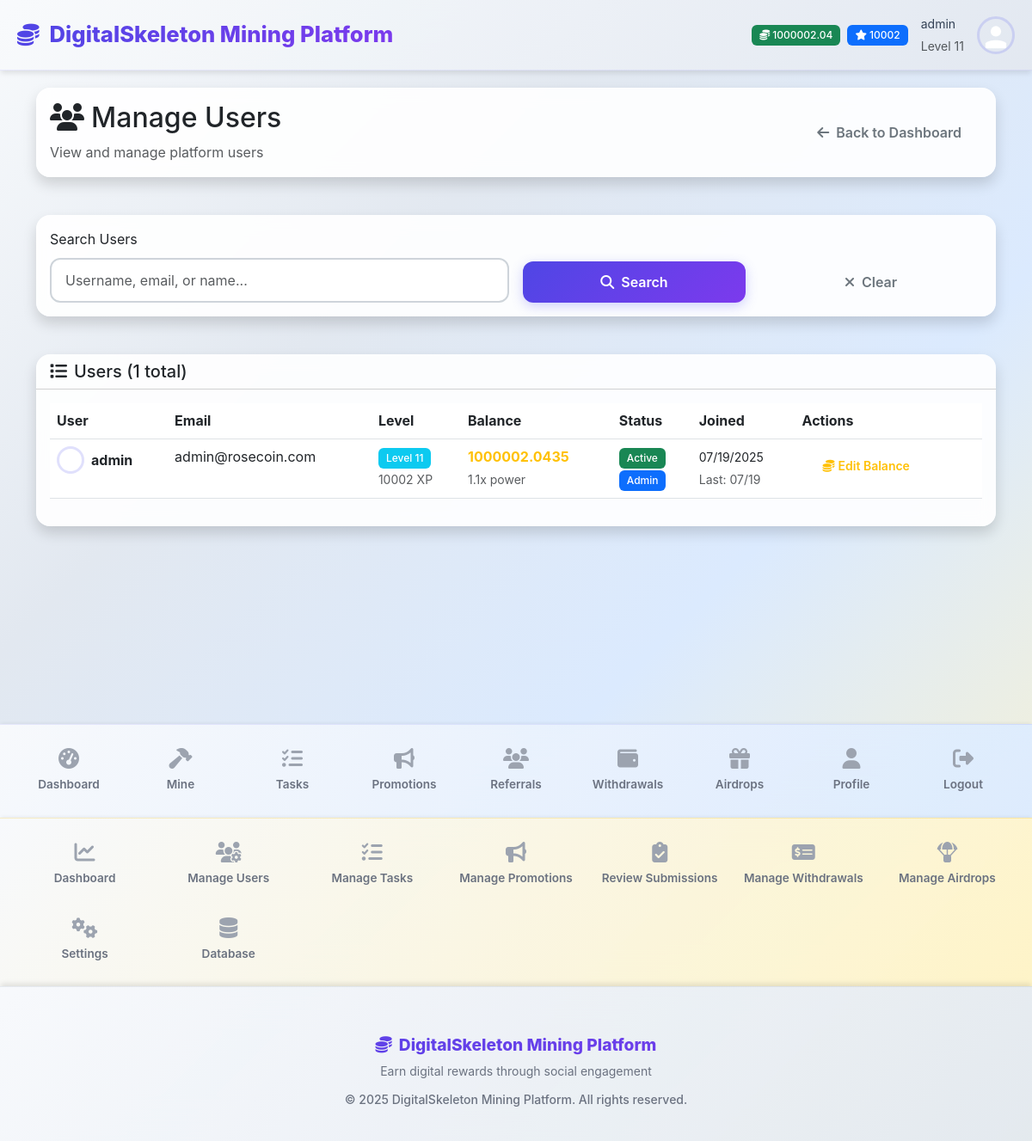
/admin/users (signed in), run on an earlier commit of the app's database.
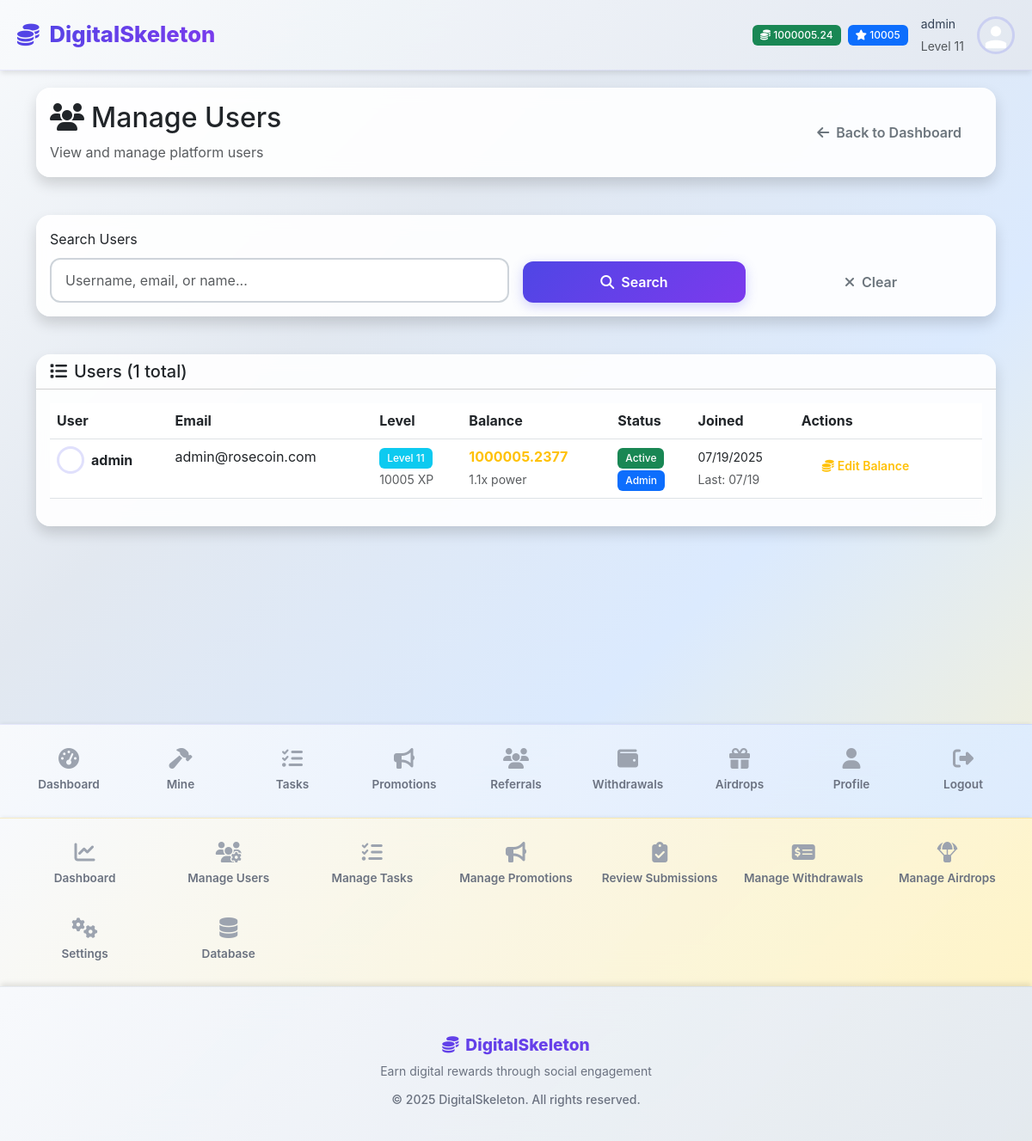
And on a later commit of the database.
### models/settings.py (models this page shows, shortened)
class AppSettings(db.Model):
    id = db.Column(db.Integer, primary_key=True)
    app_name = db.Column(db.String(100), default='DigitalSkeletonCoin (DSC) Mining Platform')
    app_description = db.Column(db.Text, default='A gamified cryptocurrency mining platform')
    app_logo = db.Column(db.String(200))  # URL or path to logo
    primary_color = db.Column(db.String(7), default='#0d6efd')  # Bootstrap primary
    secondary_color = db.Column(db.String(7), default='#6c757d')  # Bootstrap secondary
    success_color = db.Column(db.String(7), default='#198754')  # Bootstrap success
    warning_color = db.Column(db.String(7), default='#ffc107')  # Bootstrap warning
    danger_color = db.Column(db.String(7), default='#dc3545')  # Bootstrap danger
    smtp_server = db.Column(db.String(100))
    smtp_port = db.Column(db.Integer, default=587)
    smtp_username = db.Column(db.String(100))
    smtp_password = db.Column(db.String(200))
    smtp_use_tls = db.Column(db.Boolean, default=True)
    smtp_from_email = db.Column(db.String(100))
    smtp_from_name = db.Column(db.String(100))
    contact_email = db.Column(db.String(100))
    support_email = db.Column(db.String(100))
    twitter_url = db.Column(db.String(200))
    telegram_url = db.Column(db.String(200))
    discord_url = db.Column(db.String(200))
    maintenance_mode = db.Column(db.Boolean, default=False)
    maintenance_message = db.Column(db.Text)
    max_upload_size = db.Column(db.Integer, default=5)  # MB
    session_timeout = db.Column(db.Integer, default=30)  # days
    updated_by = db.Column(db.Integer, db.ForeignKey('user.id'))
    updated_at = db.Column(db.DateTime, default=datetime.utcnow, onupdate=datetime.utcnow)
    @classmethod
    def get_settings(cls):
        settings = cls.query.first()
        if not settings:
            settings = cls()
            db.session.add(settings)
            db.session.commit()
        return settings

### models/user.py (models this page shows, shortened)
class User(UserMixin, db.Model):
    id = db.Column(db.Integer, primary_key=True)
    username = db.Column(db.String(64), unique=True, nullable=False)
    email = db.Column(db.String(120), unique=True, nullable=False)
    password_hash = db.Column(db.String(256))
    first_name = db.Column(db.String(64))
    last_name = db.Column(db.String(64))
    balance = db.Column(db.Float, default=0.0)
    xp = db.Column(db.Integer, default=0)
    level = db.Column(db.Integer, default=1)
    mining_power = db.Column(db.Float, default=1.0)
    is_active = db.Column(db.Boolean, default=True)
    is_admin = db.Column(db.Boolean, default=False)
    email_verified = db.Column(db.Boolean, default=True)  # Auto-verified, no verification needed
    created_at = db.Column(db.DateTime, default=datetime.utcnow)
    last_login = db.Column(db.DateTime)
    last_mining = db.Column(db.DateTime)
    daily_mission_date = db.Column(db.Date)
    daily_missions_completed = db.Column(db.Integer, default=0)
    referral_code = db.Column(db.String(16), unique=True)
    referred_by = db.Column(db.Integer, db.ForeignKey('user.id'))
    wallet_address = db.Column(db.String(200))
    wallet_type = db.Column(db.String(50))  # 'paypal', 'bank', 'crypto'
    profile_image = db.Column(db.String(255))  # path to profile image
    mining_sessions = db.relationship('MiningSession', backref='user', lazy='dynamic')
    task_completions = db.relationship('TaskCompletion', foreign_keys='TaskCompletion.user_id', backref='user', lazy='dynamic')
    task_reviews = db.relationship('TaskCompletion', foreign_keys='TaskCompletion.reviewed_by', backref='task_reviewer', lazy='dynamic')
    withdrawals = db.relationship('Withdrawal', foreign_keys='Withdrawal.user_id', backref='user', lazy='dynamic')
    withdrawal_reviews = db.relationship('Withdrawal', foreign_keys='Withdrawal.reviewed_by', backref='withdrawal_reviewer', lazy='dynamic')
    airdrop_participations = db.relationship('AirdropParticipation', backref='user', lazy='dynamic')
    def get_profile_image_url(self):
        if self.profile_image:
            if self.profile_image.startswith('default-avatar-'):
                return f"/static/images/{self.profile_image}"
            else:
                return f"/static/uploads/profiles/{self.profile_image}"
        return "/static/images/default-avatar.svg"
    @property
    def profile_image_url(self):
        return self.get_profile_image_url()
    @property
    def avatar_url(self):
        return self.get_profile_image_url()

### core/admin.py (the view, shortened to what this page needs)
@admin_bp.route('/users')
@login_required
@admin_required
def users():
    page = request.args.get('page', 1, type=int)
    search = request.args.get('search', '')
    query = User.query
    users = query.order_by(User.created_at.desc()).paginate(
        page=page, per_page=20, error_out=False
    )
    return render_template('admin/users.html', users=users, search=search)

### app.py (called while the page is built, shortened)
@login_manager.user_loader
def load_user(user_id):
    from models.user import User
    return User.query.get(int(user_id))

@app.before_request
def check_maintenance_mode():
    from flask import current_app
    from models.settings import AppSettings
    if request.endpoint and request.endpoint.startswith('static'):
        return
    if request.endpoint in ['auth.login', 'auth.logout']:
        return
    if request.endpoint and request.endpoint.startswith('admin.') and current_user.is_authenticated and current_user.is_admin:
        return

@app.context_processor
def inject_app_settings():
    from models.settings import AppSettings
    return dict(app_settings=AppSettings.get_settings())

### core/admin.py (called while the page is built)
def admin_required(f):
    @wraps(f)
    def decorated_function(*args, **kwargs):
        if not current_user.is_authenticated or not current_user.is_admin:
            flash('Access denied. Admin privileges required.', 'error')
            return redirect(url_for('index'))
        return f(*args, **kwargs)
    return decorated_function

### templates/admin/users.html (shortened to what the changed rows need)
{% extends "base.html" %}
{% block content %}
<div class="container">
    <div class="row mb-4">
        <div class="col-12">
            <div class="card border-0 shadow">
                <div class="card-body">
                    <div class="d-flex justify-content-between align-items-center">
                        <div>
                            <h2><i class="fas fa-users me-2"></i>Manage Users</h2>
                        </div>
                    </div>
                </div>
            </div>
        </div>
    </div>
    <div class="row">
        <div class="col-12">
            <div class="card border-0 shadow">
                <div class="card-body">
                    {% if users.items %}
                    <div class="table-responsive">
                        <table class="table table-hover">
                            <thead>
                                <tr>
                                    <th>User</th>
                                    <th>Email</th>
                                    <th>Level</th>
                                    <th>Balance</th>
                                    <th>Status</th>
                                    <th>Joined</th>
                                    <th>Actions</th>
                                </tr>
                            </thead>
                            <tbody>
                                {% for user in users.items %}
                                <tr>
                                    <td>
                                        <div class="d-flex align-items-center">
                                            <img src="{{ user.avatar_url }}" alt="Avatar" class="rounded-circle me-2" width="32" height="32">
                                            <div>
                                                <strong>{{ user.username }}</strong>
                                            </div>
                                        </div>
                                    </td>
                                    <td>{{ user.email }}</td>
                                    <td>
                                        <span class="badge bg-info">Level {{ user.level }}</span>
                                        <br><small class="text-muted">{{ user.xp }} XP</small>
                                    </td>
                                    <td>
                                        <strong class="text-warning">{{ "%.4f"|format(user.balance) }}</strong>
                                        <br><small class="text-muted">{{ "%.1f"|format(user.mining_power) }}x power</small>
                                    </td>
                                    <td>
                                        {% if user.is_active %}
                                        <span class="badge bg-success">Active</span>
                                        {% else %}
                                        <span class="badge bg-danger">Inactive</span>
                                        {% endif %}
                                        {% if user.is_admin %}
                                        <br><span class="badge bg-primary">Admin</span>
                                        {% endif %}
                                    </td>
                                    <td>
                                        <small>{{ user.created_at.strftime('%m/%d/%Y') }}</small>
                                        {% if user.last_login %}
                                        <br><small class="text-muted">Last: {{ user.last_login.strftime('%m/%d') }}</small>
                                        {% endif %}
                                    </td>
                                    <td>
                                        <div class="btn-group-vertical btn-group-sm" role="group">
                                            <button type="button" class="btn btn-outline-warning btn-sm"
                                                    data-bs-toggle="modal" data-bs-target="#editBalanceModal"
                                                    onclick="setEditBalance({{ user.id }}, '{{ user.username }}', {{ user.balance }})">
                                                <i class="fas fa-coins me-1"></i>Edit Balance
                                            </button>
                                        </div>
                                    </td>
                                </tr>
                                {% endfor %}
                            </tbody>
                        </table>
                    </div>
                    {% else %}
                    <div class="text-center py-5">
                        <i class="fas fa-users text-muted mb-3" style="font-size: 3rem;"></i>
                        <h5>No Users Found</h5>
                        <p class="text-muted">No users match your search criteria.</p>
                    </div>
                    {% endif %}
                </div>
            </div>
        </div>
    </div>
</div>
{% endblock %}

### templates/base.html (shortened to what the changed rows need)
<!DOCTYPE html>
<html lang="en" data-bs-theme="light">
<head>
    <link href="https://cdn.jsdelivr.net/npm/bootstrap@5.3.0/dist/css/bootstrap.min.css" rel="stylesheet">
    <link rel="stylesheet" href="https://cdnjs.cloudflare.com/ajax/libs/font-awesome/6.4.0/css/all.min.css">
    <link rel="stylesheet" href="{{ url_for('static', filename='css/style.css') }}">
</head>
<body>
    <header class="app-header">
        <a href="{{ url_for('index') }}" class="brand">
            <i class="fas fa-coins"></i>
            {{ app_settings.app_name }}
        </a>
        {% if current_user.is_authenticated %}
        <div class="user-info">
            <div class="d-flex align-items-center gap-2">
                <span class="badge bg-success">
                    <i class="fas fa-coins"></i> {{ "%.2f"|format(current_user.balance) }}
                </span>
                <span class="badge bg-primary">
                    <i class="fas fa-star"></i> {{ current_user.xp }}
                </span>
            </div>
            <div class="username d-none d-md-block">
                <small>{{ current_user.username }}</small><br>
                <small class="text-muted">Level {{ current_user.level }}</small>
            </div>
            <img src="{{ current_user.profile_image_url }}"
                 alt="Profile" class="user-avatar">
        </div>
        {% endif %}
    </header>
    <main class="main-content">
        <div class="container-fluid">
            {% block content %}{% endblock %}
        </div>
    </main>
    <footer class="app-footer">
        <div class="container text-center py-3">
            <h6 class="text-primary mb-2">
                <i class="fas fa-coins me-2"></i>{{ app_settings.app_name }}
            </h6>
            <p class="text-muted small mb-2">
                Earn digital rewards through social engagement
            </p>
            <small class="text-muted">
                &copy; 2025 {{ app_settings.app_name }}. All rights reserved.
            </small>
        </div>
    </footer>
</body>
</html>

What changed in the data, as far as the page shows it:
changed AppSettings: app_name "DigitalSkeleton Mining Platform" → "DigitalSkeleton"
changed User "admin": balance "1000002.04" → "1000005.24"; xp "10002" → "10005"; balance "1000002.0435" → "1000005.2377"
